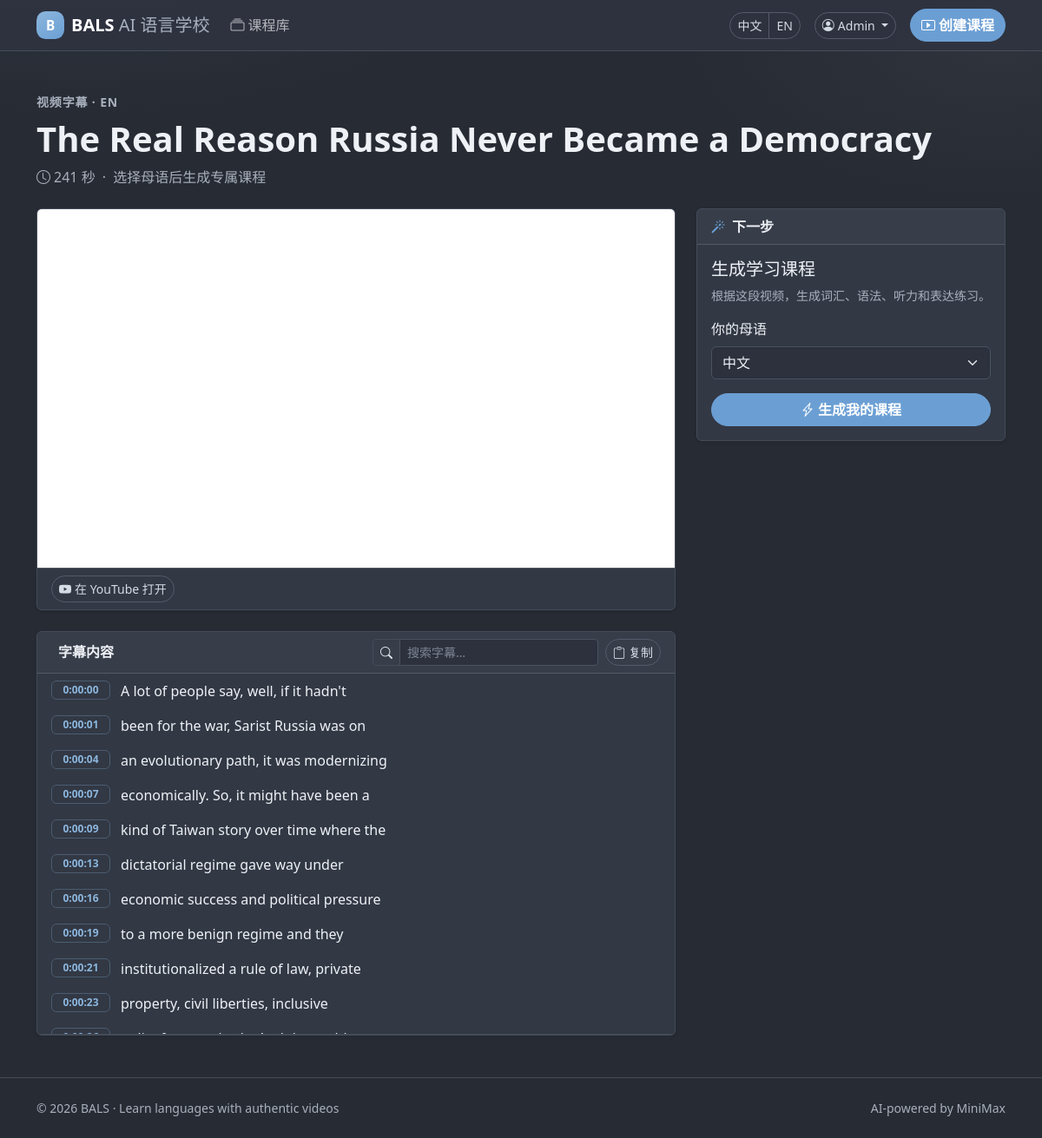
The app's page /zh/transcript/hk__lebgcwk (signed in) with its own data.
### accounts/models.py (models this page shows, shortened)
class User(AbstractUser):
    email = models.EmailField(_("email address"), unique=True)
    display_name = models.CharField(_("display name"), max_length=80, blank=True)
    preferred_language = models.CharField(
        _("preferred interface language"),
        max_length=10,
        default="zh",
        choices=[("zh", "简体中文"), ("en", "English")],
    )
    avatar_url = models.URLField(_("avatar URL"), blank=True)
    is_verified = models.BooleanField(_("email verified"), default=False)
    created_at = models.DateTimeField(auto_now_add=True)
    updated_at = models.DateTimeField(auto_now=True)
    USERNAME_FIELD = "email"
    REQUIRED_FIELDS = ["username"]
    class Meta:
        verbose_name = _("user")
        verbose_name_plural = _("users")
        ordering = ["-created_at"]
    def get_short_name(self):
        return self.display_name or self.email.split("@")[0]

### main_app/models.py (models this page shows, shortened)
class Transcribed_Video(models.Model):
    video_id = models.CharField(max_length=100, unique=True)
    video_language = models.CharField(max_length=100, db_index=True)
    video_title = models.CharField(max_length=300)
    video_length = models.IntegerField()
    slug = models.SlugField(max_length=100, unique=True)
    video_text = models.TextField(blank=True)
    video_transcribe = models.TextField(blank=True)
    uploaded_date = models.DateTimeField(null=True, blank=True)
    status = models.CharField(
        max_length=20,
        choices=JOB_STATUS_CHOICES,
        default=JOB_PENDING,
        db_index=True,
    )
    error_message = models.TextField(blank=True)
    created_at = models.DateTimeField(default=timezone.now)
    updated_at = models.DateTimeField(default=timezone.now)

### main_app/views.py (the view)
# urls.py: path('transcript/<slug:transcribe_slug>', views.transcript, name='transcript'),
def transcript(request, transcribe_slug):
    model = Transcribed_Video.objects.get(slug=transcribe_slug)
    if model.status != JOB_READY:
        return redirect("wait", video_id=model.video_id)
    embedded = _youtube_embed_url(request, model.video_id)
    try:
        text = ast.literal_eval(model.video_text) if model.video_text else {}
    except (ValueError, SyntaxError):
        text = {}
    model2 = Learning_Material.objects.filter(linked_video=model)
    if request.method == "POST":
        form = MaterialForm(request.POST)
        if form.is_valid():
            native_language = form.cleaned_data["native_language"]
            return redirect(
                "wait_for_chatbot",
                transcribe_slug=transcribe_slug,
                native_language=native_language,
            )
        else:
            return redirect("transcript", transcribe_slug=transcribe_slug)
    else:
        form = MaterialForm()
    return render(
        request,
        "main_app/transcript.html",
        {
            "text": text,
            "embedded": embedded,
            "youtube_url": f"https://www.youtube.com/watch?v={model.video_id}",
            "model": model,
            "form": form,
            "model2": model2,
        },
    )

### main_app/forms.py
class MaterialForm(forms.Form):
    CHOICES = [
        ("Chinese", _("Chinese")),
        ("English", _("English")),
        ("Ukrainian", _("Ukrainian")),
    ]
    native_language = forms.ChoiceField(
        choices=CHOICES,
        label=_("Your native language"),
        widget=forms.Select(attrs={"class": "form-select"}),
    )

### main_app/views.py (called while the page is built)
def _youtube_embed_url(request, video_id):
    query = urlencode({
        "origin": request.build_absolute_uri("/").rstrip("/"),
        "rel": 0,
        "playsinline": 1,
        "enablejsapi": 1,
    })
    return f"https://www.youtube.com/embed/{video_id}?{query}"

### main_app/templates/main_app/transcript.html (shortened to what this page needs)
{% extends 'main_app/base.html' %}
{% load i18n %}
{% block content %}
<div class="mb-4">
  <p class="text-uppercase small text-body-secondary fw-semibold letter-wide mb-2">
    {% trans "Video transcript" %} · {{ model.video_language|capfirst }}
  </p>
  <h1 class="display-6 fw-bold mb-2">{{ model.video_title }}</h1>
  <p class="text-body-secondary mb-0">
    <i class="bi bi-clock me-1"></i>{{ model.video_length }} {% trans "seconds" %}
    <span class="mx-1">·</span>
    {% trans "Choose your native language to generate a personalized course" %}
  </p>
</div>
<div class="row g-4">
  <div class="col-lg-8">
    <div class="card shadow-sm mb-4 overflow-hidden">
      <div class="ratio ratio-16x9">
        <iframe id="ytPlayer" src="{{ embedded }}" title="{% trans 'YouTube video player' %}" allow="accelerometer; autoplay; clipboard-write; encrypted-media; gyroscope; picture-in-picture; web-share" allowfullscreen></iframe>
      </div>
      <div class="card-footer bg-transparent">
        <a class="btn btn-sm btn-outline-secondary" href="{{ youtube_url }}" target="_blank" rel="noopener">
          <i class="bi bi-youtube me-1"></i>{% trans "Open on YouTube" %}
        </a>
      </div>
    </div>
    <div class="card shadow-sm overflow-hidden">
      <div class="card-header d-flex flex-wrap align-items-center gap-2">
        <strong class="me-auto">{% trans "Transcript" %}</strong>
        <div class="input-group input-group-sm" style="max-width:260px">
          <span class="input-group-text bg-transparent"><i class="bi bi-search"></i></span>
          <input id="captionSearch" class="form-control" placeholder="{% trans 'Search transcript…' %}" aria-label="{% trans 'Search transcript…' %}">
        </div>
        <button id="copyBtn" class="btn btn-sm btn-outline-secondary" type="button" onclick="copyTranscript()">
          <i class="bi bi-clipboard me-1"></i><span>{% trans "Copy" %}</span>
        </button>
      </div>
      <div class="list-group list-group-flush transcript-scroll" id="transcriptBox">
        {% for key,value in text.items %}
        <button type="button" class="list-group-item list-group-item-action caption-btn caption-row caption" data-time="{{ key }}" onclick="seekCaption(this)">
          <span class="badge text-bg-primary time-badge">{{ key }}</span>
          <span>{{ value }}</span>
        </button>
        {% endfor %}
      </div>
    </div>
  </div>
  <div class="col-lg-4">
    <div class="vstack gap-4">
      <div class="card shadow-sm sticky-tool">
        <div class="card-header fw-semibold">
          <i class="bi bi-magic me-2 text-primary"></i>{% trans "Next step" %}
        </div>
        <div class="card-body">
          <h2 class="h5 mb-2">{% trans "Generate learning course" %}</h2>
          <p class="text-body-secondary small mb-3">
            {% trans "Generate vocabulary, grammar, listening and expression exercises from this video." %}
          </p>
          <form method="post">
            <div class="mb-3">
              <label class="form-label" for="{{ form.native_language.id_for_label }}">{{ form.native_language.label }}</label>
              {{ form.native_language }}
            </div>
            <button class="btn btn-primary w-100" type="submit">
              <i class="bi bi-lightning-charge me-1"></i>{% trans "Generate my course" %}
            </button>
          </form>
        </div>
      </div>
    </div>
  </div>
</div>
{% endblock %}

### main_app/templates/main_app/base.html (shortened to what this page needs)
{% load i18n %}
<!doctype html>
<html lang="{{ LANGUAGE_CODE }}" data-bs-theme="dark">
<head>
  <link href="https://cdn.jsdelivr.net/npm/bootstrap@5.3.3/dist/css/bootstrap.min.css" rel="stylesheet">
  <link href="https://cdn.jsdelivr.net/npm/bootstrap-icons@1.11.3/font/bootstrap-icons.min.css" rel="stylesheet">
</head>
<body class="d-flex flex-column min-vh-100">
  <nav class="navbar navbar-expand-lg bg-body-tertiary border-bottom sticky-top">
    <div class="container">
      <a class="navbar-brand fw-bold d-flex align-items-center" href="{% url 'home' %}">
        <span class="brand-mark">B</span>
        <span>BALS <span class="fw-normal text-body-secondary d-none d-sm-inline">{% trans "AI Language School" %}</span></span>
      </a>
      <div class="collapse navbar-collapse" id="mainNav">
        <ul class="navbar-nav me-auto mb-2 mb-lg-0">
          <li class="nav-item">
            <a class="nav-link" href="{% url 'home' %}"><i class="bi bi-collection me-1"></i>{% trans "Course library" %}</a>
          </li>
        </ul>
        <div class="d-flex align-items-center gap-3">
          <div class="btn-group btn-group-sm" role="group" aria-label="Language">
            {% language 'zh' %}
            <a href="{% url 'home' %}" class="btn {% if LANGUAGE_CODE == 'zh' %}btn-primary{% else %}btn-outline-secondary{% endif %}">中文</a>
            {% endlanguage %}
            {% language 'en' %}
            <a href="{% url 'home' %}" class="btn {% if LANGUAGE_CODE == 'en' %}btn-primary{% else %}btn-outline-secondary{% endif %}">EN</a>
            {% endlanguage %}
          </div>
          {% if user.is_authenticated %}
          <div class="dropdown">
            <button class="btn btn-outline-secondary btn-sm dropdown-toggle" type="button" data-bs-toggle="dropdown" aria-expanded="false">
              <i class="bi bi-person-circle me-1"></i>{{ user.get_short_name }}
            </button>
          </div>
          {% else %}
          <a class="btn btn-outline-secondary btn-sm" href="{% url 'login' %}">{% trans "Sign in" %}</a>
          <a class="btn btn-primary btn-sm" href="{% url 'register' %}">{% trans "Sign up" %}</a>
          {% endif %}
          <a class="btn btn-primary" href="{% url 'url_input' %}"><i class="bi bi-play-btn me-1"></i>{% trans "Create course" %}</a>
        </div>
      </div>
    </div>
  </nav>
  <main class="container py-4 py-lg-5 flex-grow-1">
    {% block content %}{% endblock %}
  </main>
  <footer class="border-top py-4 mt-auto">
    <div class="container d-flex flex-column flex-md-row justify-content-between gap-2 text-body-secondary small">
      <span>&copy; {% now "Y" %} BALS &middot; {% trans "Learn languages with authentic videos" %}</span>
      <span>{% trans "AI-powered by MiniMax" %}</span>
    </div>
  </footer>
</body>
</html>

### main_app/templates/main_app/base.html (style rules this page uses)
:root, [data-bs-theme="dark"] { --bs-primary: #6b9fd4; --bs-primary-rgb: 107, 159, 212; --bs-primary-text-emphasis: #c5daf0; --bs-link-color: #8cb6dd; --bs-link-hover-color: #b3d0eb; --bs-body-bg: #272b33; --bs-body-color: #eef1f6; --bs-secondary-color: #a8b0bd; --bs-border-color: #454c5a; --bs-tertiary-bg: #2f3440; --bs-secondary-bg: #373d4a; --bs-success: #6fbf8d; --bs-success-rgb: 111, 191, 141; --bs-body-font-family: "PingFang SC", "Microsoft YaHei", system-ui, -apple-system, "Segoe UI", sans-serif; --bals-card: #323844; --bals-card-soft: #2e3340; --bals-ink-soft: #d5dbe5; --bals-accent-dim: #2f3f52; }
html { scroll-behavior: smooth; }
body { background: radial-gradient(900px 420px at 8% -8%, #6b9fd418, transparent 58%), radial-gradient(700px 340px at 96% 4%, #a8b0bd10, transparent 52%), var(--bs-body-bg); -webkit-font-smoothing: antialiased; text-rendering: optimizeLegibility; }
.navbar.bg-body-tertiary { background: color-mix(in srgb, #2f3440 92%, transparent) !important; backdrop-filter: blur(12px); border-color: #454c5a !important; }
.btn-primary { --bs-btn-bg: #6b9fd4; --bs-btn-border-color: #6b9fd4; --bs-btn-hover-bg: #5a8fc4; --bs-btn-hover-border-color: #5a8fc4; --bs-btn-active-bg: #4f82b8; --bs-btn-active-border-color: #4f82b8; --bs-btn-color: #fff; --bs-btn-hover-color: #fff; --bs-btn-active-color: #fff; font-weight: 700; border-radius: 999px; }
.btn-outline-secondary { --bs-btn-color: #d5dbe5; --bs-btn-border-color: #545b6a; --bs-btn-hover-bg: #373d4a; --bs-btn-hover-border-color: #6b7384; --bs-btn-hover-color: #fff; border-radius: 999px; }
.badge.text-bg-primary { background: var(--bals-accent-dim) !important; color: #c5daf0 !important; }
.card { background: var(--bals-card); border-color: #454c5a; color: var(--bs-body-color); }
.form-control, .form-select { background-color: #2c313d; border-color: #4a5260; color: #eef1f6; }
.form-control::placeholder { color: #7d8694; }
.navbar-brand .brand-mark { display: inline-grid; place-items: center; width: 2rem; height: 2rem; margin-right: .5rem; border-radius: .65rem; background: linear-gradient(145deg, #8cb6dd, #6b9fd4); color: #fff; font-weight: 800; font-size: .95rem; }
.sticky-tool { position: sticky; top: 5.25rem; z-index: 2; }
.transcript-scroll { max-height: min(52vh, 520px); overflow: auto; }
.caption-row { display: flex; gap: .75rem; align-items: flex-start; text-align: left; }
.caption-row .time-badge { flex: 0 0 auto; min-width: 4.25rem; font-variant-numeric: tabular-nums; background: transparent !important; color: #8cb6dd !important; border: 1px solid #4a5d72; font-weight: 600; }
.caption-btn { background: transparent; border: 0; width: 100%; color: inherit; }
.letter-wide { letter-spacing: .06em; }

### records on screen
User: get_short_name "Admin"
Transcribed_Video: video_language "EN", video_title "The Real Reason Russia Never Became a Democracy", video_length "241"

### other values on screen
{{ key }} "0:00:00" "0:00:01" "0:00:04" "0:00:07" "0:00:09" "0:00:13" "0:00:16" "0:00:19" "0:00:21" "0:00:23"
{{ value }} "A lot of people say, well, if it hadn't" "been for the war, Sarist Russia was on" "an evolutionary path, it was modernizing" "economically. So, it might have been a" "kind of Taiwan story over time where the" "dictatorial regime gave way under" "economic success and political pressure" "to a more benign regime and they" "institutionalized a rule of law, private" "property, civil liberties, inclusive"
